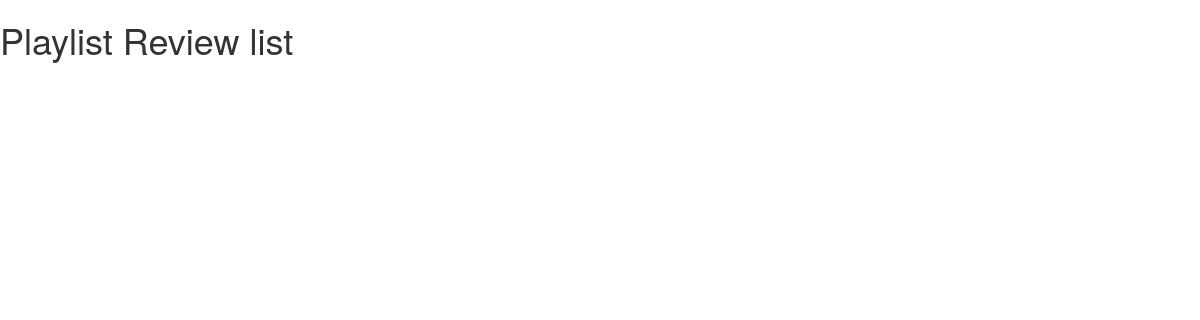
/playlistreviews/3, run on an earlier commit of the app's database.
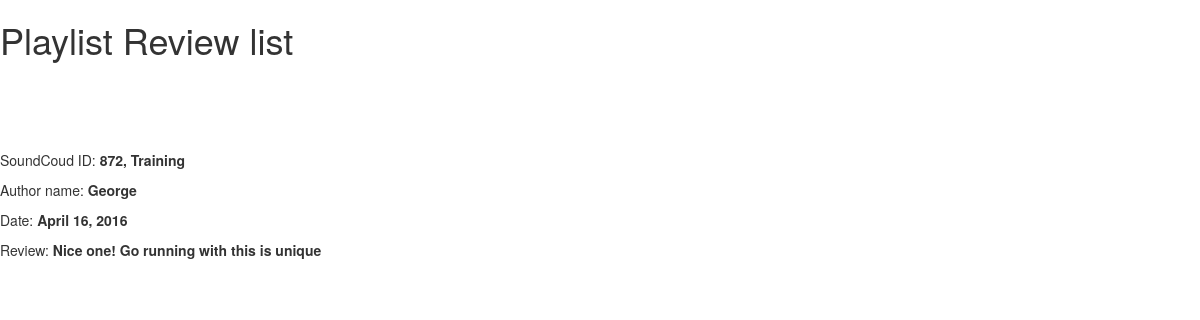
And on a later commit of the database.
### iMusicMatch/models.py (models this page shows)
class PlaylistReview(models.Model):
    playlistID = models.ForeignKey(Playlist)
    username = models.CharField(max_length = 20)
    date = models.DateField()
    review = models.CharField(max_length = 1000)
    def __unicode__(self):
        return "{0}, {1}, {2}".format(self.id, self.playlistID.name, self.username)

class Playlist(models.Model):
    scID = models.IntegerField()
    name = models.CharField(max_length=100)
    members = models.ManyToManyField(User)
    trackList = models.ManyToManyField(Track)
    def __unicode__(self):
        return "{0}, {1}".format(self.scID, self.name)

### iMusicMatch/views.py (the view)
# urls.py: url(r'^playlistreviews/(?P<objID>[0-9]+)',  views.ShowSpecificPlaylistReview, name='playlistreview_detail'),
def ShowSpecificPlaylistReview(request, objID):
    rvs = PlaylistReview.objects.filter(id=int(objID))
    return render(request, 'iMusicMatch/ListingHTMLPlaylistReview.html', {'rvs': rvs})

### templates/iMusicMatch/ListingHTMLPlaylistReview.html (shortened to what this page needs)
<link rel="stylesheet" href="//maxcdn.bootstrapcdn.com/bootstrap/3.2.0/css/bootstrap.min.css">
<link rel="stylesheet" href="//maxcdn.bootstrapcdn.com/bootstrap/3.2.0/css/bootstrap-theme.min.css">
 <html>
        <head>
        </head>
        <body>
             <div>
                <h1><p>Playlist Review list</p></h1>
                 <br> </br>
            </div>
        {% for rv in rvs %}
            <br> </br>
                <p>SoundCoud ID: <b>{{ rv.playlistID }}</b></p>
                <p>Author name: <b>{{ rv.username }}</b></p>
                <p>Date: <b>{{ rv.date }}</b></p>
                <p>Review: <b>{{ rv.review }}</b></p>
        {% endfor %}
        </body>
    </html>

What changed in the data, as far as the page shows it:
added PlaylistReview: playlistID "872, Training", username "George", date "April 16, 2016", review "Nice one! Go running with this is unique"
